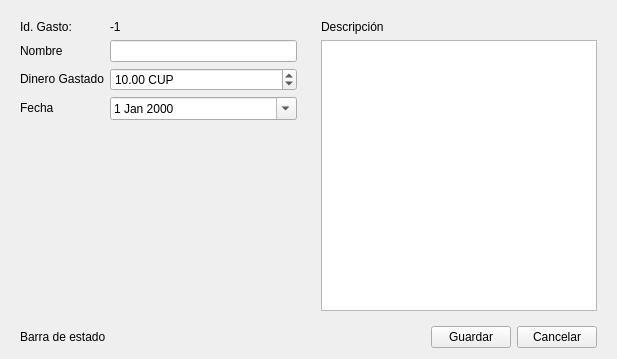
<?xml version="1.0" encoding="UTF-8"?>
<ui version="4.0">
 <class>Frame</class>
 <widget class="QFrame" name="Frame">
  <property name="geometry">
   <rect>
    <x>0</x>
    <y>0</y>
    <width>617</width>
    <height>359</height>
   </rect>
  </property>
  <property name="windowTitle">
   <string>Frame</string>
  </property>
  <layout class="QVBoxLayout" name="verticalLayout">
   <item>
    <widget class="QFrame" name="main_content_frame">
     <property name="frameShape">
      <enum>QFrame::NoFrame</enum>
     </property>
     <property name="frameShadow">
      <enum>QFrame::Raised</enum>
     </property>
     <layout class="QHBoxLayout" name="horizontalLayout">
      <property name="leftMargin">
       <number>0</number>
      </property>
      <property name="topMargin">
       <number>0</number>
      </property>
      <property name="rightMargin">
       <number>0</number>
      </property>
      <property name="bottomMargin">
       <number>0</number>
      </property>
      <item>
       <widget class="QFrame" name="frame_3">
        <property name="frameShape">
         <enum>QFrame::NoFrame</enum>
        </property>
        <property name="frameShadow">
         <enum>QFrame::Raised</enum>
        </property>
        <layout class="QGridLayout" name="gridLayout">
         <item row="2" column="0">
          <widget class="QLabel" name="label_4">
           <property name="sizePolicy">
            <sizepolicy hsizetype="Maximum" vsizetype="Maximum">
             <horstretch>0</horstretch>
             <verstretch>0</verstretch>
            </sizepolicy>
           </property>
           <property name="text">
            <string>Dinero Gastado</string>
           </property>
          </widget>
         </item>
         <item row="3" column="0">
          <widget class="QLabel" name="label_5">
           <property name="sizePolicy">
            <sizepolicy hsizetype="Maximum" vsizetype="Maximum">
             <horstretch>0</horstretch>
             <verstretch>0</verstretch>
            </sizepolicy>
           </property>
           <property name="text">
            <string>Fecha</string>
           </property>
          </widget>
         </item>
         <item row="3" column="1">
          <widget class="QDateEdit" name="date_edit">
           <property name="sizePolicy">
            <sizepolicy hsizetype="Preferred" vsizetype="Maximum">
             <horstretch>0</horstretch>
             <verstretch>0</verstretch>
            </sizepolicy>
           </property>
           <property name="readOnly">
            <bool>false</bool>
           </property>
           <property name="calendarPopup">
            <bool>true</bool>
           </property>
          </widget>
         </item>
         <item row="0" column="0">
          <widget class="QLabel" name="id_label">
           <property name="sizePolicy">
            <sizepolicy hsizetype="Maximum" vsizetype="Maximum">
             <horstretch>0</horstretch>
             <verstretch>0</verstretch>
            </sizepolicy>
           </property>
           <property name="text">
            <string>Id. Gasto:</string>
           </property>
          </widget>
         </item>
         <item row="2" column="1">
          <widget class="QDoubleSpinBox" name="spent_money_spin_box">
           <property name="suffix">
            <string> CUP</string>
           </property>
           <property name="minimum">
            <double>0.010000000000000</double>
           </property>
           <property name="maximum">
            <double>100000000000000000.000000000000000</double>
           </property>
           <property name="singleStep">
            <double>10.000000000000000</double>
           </property>
           <property name="value">
            <double>10.000000000000000</double>
           </property>
          </widget>
         </item>
         <item row="1" column="0">
          <widget class="QLabel" name="label_3">
           <property name="sizePolicy">
            <sizepolicy hsizetype="Maximum" vsizetype="Maximum">
             <horstretch>0</horstretch>
             <verstretch>0</verstretch>
            </sizepolicy>
           </property>
           <property name="text">
            <string>Nombre</string>
           </property>
          </widget>
         </item>
         <item row="0" column="1">
          <widget class="QLabel" name="id_value_label">
           <property name="text">
            <string>-1</string>
           </property>
          </widget>
         </item>
         <item row="1" column="1">
          <widget class="QLineEdit" name="name_line_edit"/>
         </item>
         <item row="4" column="1">
          <spacer name="verticalSpacer">
           <property name="orientation">
            <enum>Qt::Vertical</enum>
           </property>
           <property name="sizeHint" stdset="0">
            <size>
             <width>20</width>
             <height>40</height>
            </size>
           </property>
          </spacer>
         </item>
        </layout>
       </widget>
      </item>
      <item>
       <widget class="QFrame" name="frame_4">
        <property name="frameShape">
         <enum>QFrame::NoFrame</enum>
        </property>
        <property name="frameShadow">
         <enum>QFrame::Raised</enum>
        </property>
        <layout class="QVBoxLayout" name="verticalLayout_2">
         <item>
          <widget class="QLabel" name="label_7">
           <property name="text">
            <string>Descripción</string>
           </property>
          </widget>
         </item>
         <item>
          <widget class="QPlainTextEdit" name="description_plain_text_edit"/>
         </item>
        </layout>
       </widget>
      </item>
     </layout>
    </widget>
   </item>
   <item>
    <widget class="QFrame" name="frame">
     <property name="frameShape">
      <enum>QFrame::NoFrame</enum>
     </property>
     <property name="frameShadow">
      <enum>QFrame::Raised</enum>
     </property>
     <layout class="QHBoxLayout" name="horizontalLayout_2">
      <property name="topMargin">
       <number>0</number>
      </property>
      <property name="bottomMargin">
       <number>0</number>
      </property>
      <item>
       <widget class="QLabel" name="status_bar_label">
        <property name="text">
         <string>Barra de estado</string>
        </property>
       </widget>
      </item>
      <item>
       <spacer name="horizontalSpacer">
        <property name="orientation">
         <enum>Qt::Horizontal</enum>
        </property>
        <property name="sizeHint" stdset="0">
         <size>
          <width>40</width>
          <height>20</height>
         </size>
        </property>
       </spacer>
      </item>
      <item>
       <widget class="QPushButton" name="save_button">
        <property name="sizePolicy">
         <sizepolicy hsizetype="Maximum" vsizetype="Maximum">
          <horstretch>0</horstretch>
          <verstretch>0</verstretch>
         </sizepolicy>
        </property>
        <property name="cursor">
         <cursorShape>PointingHandCursor</cursorShape>
        </property>
        <property name="text">
         <string>Guardar</string>
        </property>
       </widget>
      </item>
      <item>
       <widget class="QPushButton" name="cancel_button">
        <property name="sizePolicy">
         <sizepolicy hsizetype="Maximum" vsizetype="Maximum">
          <horstretch>0</horstretch>
          <verstretch>0</verstretch>
         </sizepolicy>
        </property>
        <property name="cursor">
         <cursorShape>PointingHandCursor</cursorShape>
        </property>
        <property name="text">
         <string>Cancelar</string>
        </property>
       </widget>
      </item>
     </layout>
    </widget>
   </item>
  </layout>
 </widget>
 <resources/>
 <connections/>
</ui>
